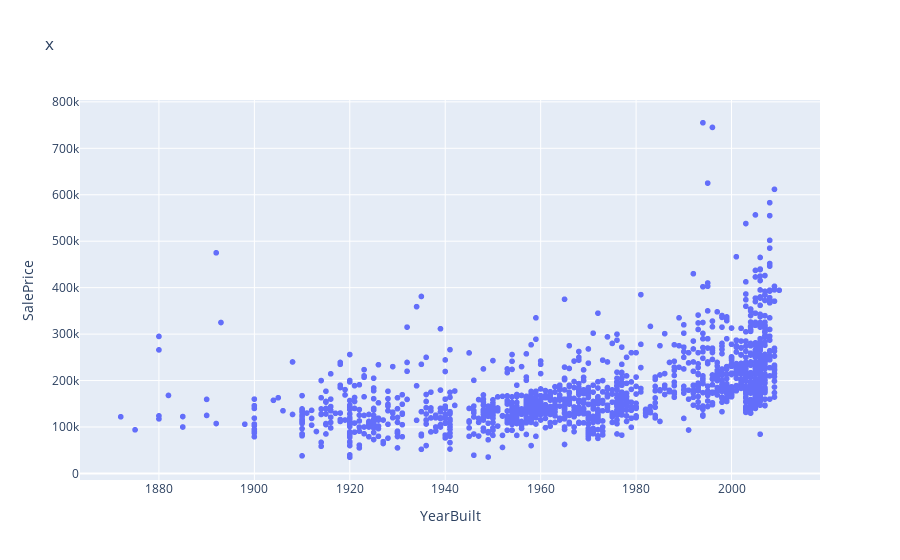

Here is the notebook cell this chart was saved with:
### Code cell
fig = px.scatter(df, x="YearBuilt", y="SalePrice", title='x')
fig.show()

### Figure 1 — Plotly figure (JSON) as saved in the notebook; plotly's stock layout.template omitted (floating-point values rounded to 4 significant figures; data arrays with more than 128 entries replaced by an {"elided": "..."} marker saying what was removed)
{"data": [{"hovertemplate": "YearBuilt=%{x}<br>SalePrice=%{y}<extra></extra>", "legendgroup": "", "marker": {"color": "#636efa", "symbol": "circle"}, "mode": "markers", "name": "", "showlegend": false, "type": "scattergl", "x": {"elided": "1460 int values"}, "xaxis": "x", "y": {"elided": "1460 int values"}, "yaxis": "y"}], "layout": {"legend": {"tracegroupgap": 0}, "title": {"text": "x"}, "xaxis": {"anchor": "y", "domain": [0, 1], "title": {"text": "YearBuilt"}}, "yaxis": {"anchor": "x", "domain": [0, 1], "title": {"text": "SalePrice"}}}}
